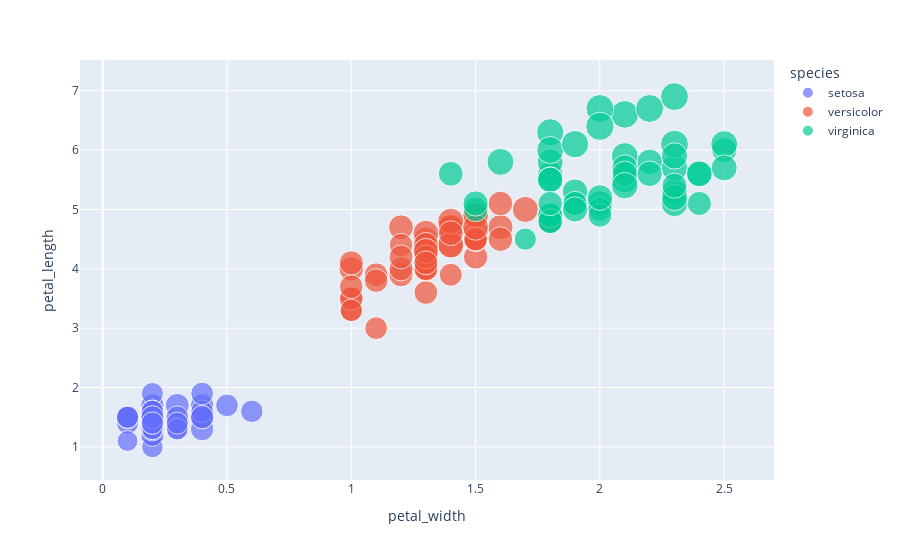

Here is the notebook cell this chart was saved with:
### Code cell
fig = px.scatter(iris, x='petal_width', y='petal_length', color='species', size='sepal_length',
                 hover_data=['sepal_width'])
fig.show()

### Figure 1 — Plotly figure (JSON) as saved in the notebook; plotly's stock layout.template omitted (floating-point values rounded to 4 significant figures)
{"data": [{"customdata": [[3.5], [3.0], [3.2], [3.1], [3.6], [3.9], [3.4], [3.4], [2.9], [3.1], [3.7], [3.4], [3.0], [3.0], [4.0], [4.4], [3.9], [3.5], [3.8], [3.8], [3.4], [3.7], [3.6], [3.3], [3.4], [3.0], [3.4], [3.5], [3.4], [3.2], [3.1], [3.4], [4.1], [4.2], [3.1], [3.2], [3.5], [3.1], [3.0], [3.4], [3.5], [2.3], [3.2], [3.5], [3.8], [3.0], [3.8], [3.2], [3.7], [3.3]], "hovertemplate": "species=setosa<br>petal_width=%{x}<br>petal_length=%{y}<br>sepal_length=%{marker.size}<br>sepal_width=%{customdata[0]}<extra></extra>", "legendgroup": "setosa", "marker": {"color": "#636efa", "size": [5.1, 4.9, 4.7, 4.6, 5.0, 5.4, 4.6, 5.0, 4.4, 4.9, 5.4, 4.8, 4.8, 4.3, 5.8, 5.7, 5.4, 5.1, 5.7, 5.1, 5.4, 5.1, 4.6, 5.1, 4.8, 5.0, 5.0, 5.2, 5.2, 4.7, 4.8, 5.4, 5.2, 5.5, 4.9, 5.0, 5.5, 4.9, 4.4, 5.1, 5.0, 4.5, 4.4, 5.0, 5.1, 4.8, 5.1, 4.6, 5.3, 5.0], "sizemode": "area", "sizeref": 0.01975, "symbol": "circle"}, "mode": "markers", "name": "setosa", "orientation": "v", "showlegend": true, "x": [0.2, 0.2, 0.2, 0.2, 0.2, 0.4, 0.3, 0.2, 0.2, 0.1, 0.2, 0.2, 0.1, 0.1, 0.2, 0.4, 0.4, 0.3, 0.3, 0.3, 0.2, 0.4, 0.2, 0.5, 0.2, 0.2, 0.4, 0.2, 0.2, 0.2, 0.2, 0.4, 0.1, 0.2, 0.1, 0.2, 0.2, 0.1, 0.2, 0.2, 0.3, 0.3, 0.2, 0.6, 0.4, 0.3, 0.2, 0.2, 0.2, 0.2], "xaxis": "x", "y": [1.4, 1.4, 1.3, 1.5, 1.4, 1.7, 1.4, 1.5, 1.4, 1.5, 1.5, 1.6, 1.4, 1.1, 1.2, 1.5, 1.3, 1.4, 1.7, 1.5, 1.7, 1.5, 1.0, 1.7, 1.9, 1.6, 1.6, 1.5, 1.4, 1.6, 1.6, 1.5, 1.5, 1.4, 1.5, 1.2, 1.3, 1.5, 1.3, 1.5, 1.3, 1.3, 1.3, 1.6, 1.9, 1.4, 1.6, 1.4, 1.5, 1.4], "yaxis": "y", "type": "scatter"}, {"customdata": [[3.2], [3.2], [3.1], [2.3], [2.8], [2.8], [3.3], [2.4], [2.9], [2.7], [2.0], [3.0], [2.2], [2.9], [2.9], [3.1], [3.0], [2.7], [2.2], [2.5], [3.2], [2.8], [2.5], [2.8], [2.9], [3.0], [2.8], [3.0], [2.9], [2.6], [2.4], [2.4], [2.7], [2.7], [3.0], [3.4], [3.1], [2.3], [3.0], [2.5], [2.6], [3.0], [2.6], [2.3], [2.7], [3.0], [2.9], [2.9], [2.5], [2.8]], "hovertemplate": "species=versicolor<br>petal_width=%{x}<br>petal_length=%{y}<br>sepal_length=%{marker.size}<br>sepal_width=%{customdata[0]}<extra></extra>", "legendgroup": "versicolor", "marker": {"color": "#EF553B", "size": [7.0, 6.4, 6.9, 5.5, 6.5, 5.7, 6.3, 4.9, 6.6, 5.2, 5.0, 5.9, 6.0, 6.1, 5.6, 6.7, 5.6, 5.8, 6.2, 5.6, 5.9, 6.1, 6.3, 6.1, 6.4, 6.6, 6.8, 6.7, 6.0, 5.7, 5.5, 5.5, 5.8, 6.0, 5.4, 6.0, 6.7, 6.3, 5.6, 5.5, 5.5, 6.1, 5.8, 5.0, 5.6, 5.7, 5.7, 6.2, 5.1, 5.7], "sizemode": "area", "sizeref": 0.01975, "symbol": "circle"}, "mode": "markers", "name": "versicolor", "orientation": "v", "showlegend": true, "x": [1.4, 1.5, 1.5, 1.3, 1.5, 1.3, 1.6, 1.0, 1.3, 1.4, 1.0, 1.5, 1.0, 1.4, 1.3, 1.4, 1.5, 1.0, 1.5, 1.1, 1.8, 1.3, 1.5, 1.2, 1.3, 1.4, 1.4, 1.7, 1.5, 1.0, 1.1, 1.0, 1.2, 1.6, 1.5, 1.6, 1.5, 1.3, 1.3, 1.3, 1.2, 1.4, 1.2, 1.0, 1.3, 1.2, 1.3, 1.3, 1.1, 1.3], "xaxis": "x", "y": [4.7, 4.5, 4.9, 4.0, 4.6, 4.5, 4.7, 3.3, 4.6, 3.9, 3.5, 4.2, 4.0, 4.7, 3.6, 4.4, 4.5, 4.1, 4.5, 3.9, 4.8, 4.0, 4.9, 4.7, 4.3, 4.4, 4.8, 5.0, 4.5, 3.5, 3.8, 3.7, 3.9, 5.1, 4.5, 4.5, 4.7, 4.4, 4.1, 4.0, 4.4, 4.6, 4.0, 3.3, 4.2, 4.2, 4.2, 4.3, 3.0, 4.1], "yaxis": "y", "type": "scatter"}, {"customdata": [[3.3], [2.7], [3.0], [2.9], [3.0], [3.0], [2.5], [2.9], [2.5], [3.6], [3.2], [2.7], [3.0], [2.5], [2.8], [3.2], [3.0], [3.8], [2.6], [2.2], [3.2], [2.8], [2.8], [2.7], [3.3], [3.2], [2.8], [3.0], [2.8], [3.0], [2.8], [3.8], [2.8], [2.8], [2.6], [3.0], [3.4], [3.1], [3.0], [3.1], [3.1], [3.1], [2.7], [3.2], [3.3], [3.0], [2.5], [3.0], [3.4], [3.0]], "hovertemplate": "species=virginica<br>petal_width=%{x}<br>petal_length=%{y}<br>sepal_length=%{marker.size}<br>sepal_width=%{customdata[0]}<extra></extra>", "legendgroup": "virginica", "marker": {"color": "#00cc96", "size": [6.3, 5.8, 7.1, 6.3, 6.5, 7.6, 4.9, 7.3, 6.7, 7.2, 6.5, 6.4, 6.8, 5.7, 5.8, 6.4, 6.5, 7.7, 7.7, 6.0, 6.9, 5.6, 7.7, 6.3, 6.7, 7.2, 6.2, 6.1, 6.4, 7.2, 7.4, 7.9, 6.4, 6.3, 6.1, 7.7, 6.3, 6.4, 6.0, 6.9, 6.7, 6.9, 5.8, 6.8, 6.7, 6.7, 6.3, 6.5, 6.2, 5.9], "sizemode": "area", "sizeref": 0.01975, "symbol": "circle"}, "mode": "markers", "name": "virginica", "orientation": "v", "showlegend": true, "x": [2.5, 1.9, 2.1, 1.8, 2.2, 2.1, 1.7, 1.8, 1.8, 2.5, 2.0, 1.9, 2.1, 2.0, 2.4, 2.3, 1.8, 2.2, 2.3, 1.5, 2.3, 2.0, 2.0, 1.8, 2.1, 1.8, 1.8, 1.8, 2.1, 1.6, 1.9, 2.0, 2.2, 1.5, 1.4, 2.3, 2.4, 1.8, 1.8, 2.1, 2.4, 2.3, 1.9, 2.3, 2.5, 2.3, 1.9, 2.0, 2.3, 1.8], "xaxis": "x", "y": [6.0, 5.1, 5.9, 5.6, 5.8, 6.6, 4.5, 6.3, 5.8, 6.1, 5.1, 5.3, 5.5, 5.0, 5.1, 5.3, 5.5, 6.7, 6.9, 5.0, 5.7, 4.9, 6.7, 4.9, 5.7, 6.0, 4.8, 4.9, 5.6, 5.8, 6.1, 6.4, 5.6, 5.1, 5.6, 6.1, 5.6, 5.5, 4.8, 5.4, 5.6, 5.1, 5.1, 5.9, 5.7, 5.2, 5.0, 5.2, 5.4, 5.1], "yaxis": "y", "type": "scatter"}], "layout": {"xaxis": {"anchor": "y", "domain": [0.0, 1.0], "title": {"text": "petal_width"}}, "yaxis": {"anchor": "x", "domain": [0.0, 1.0], "title": {"text": "petal_length"}}, "legend": {"title": {"text": "species"}, "tracegroupgap": 0, "itemsizing": "constant"}, "margin": {"t": 60}}}
